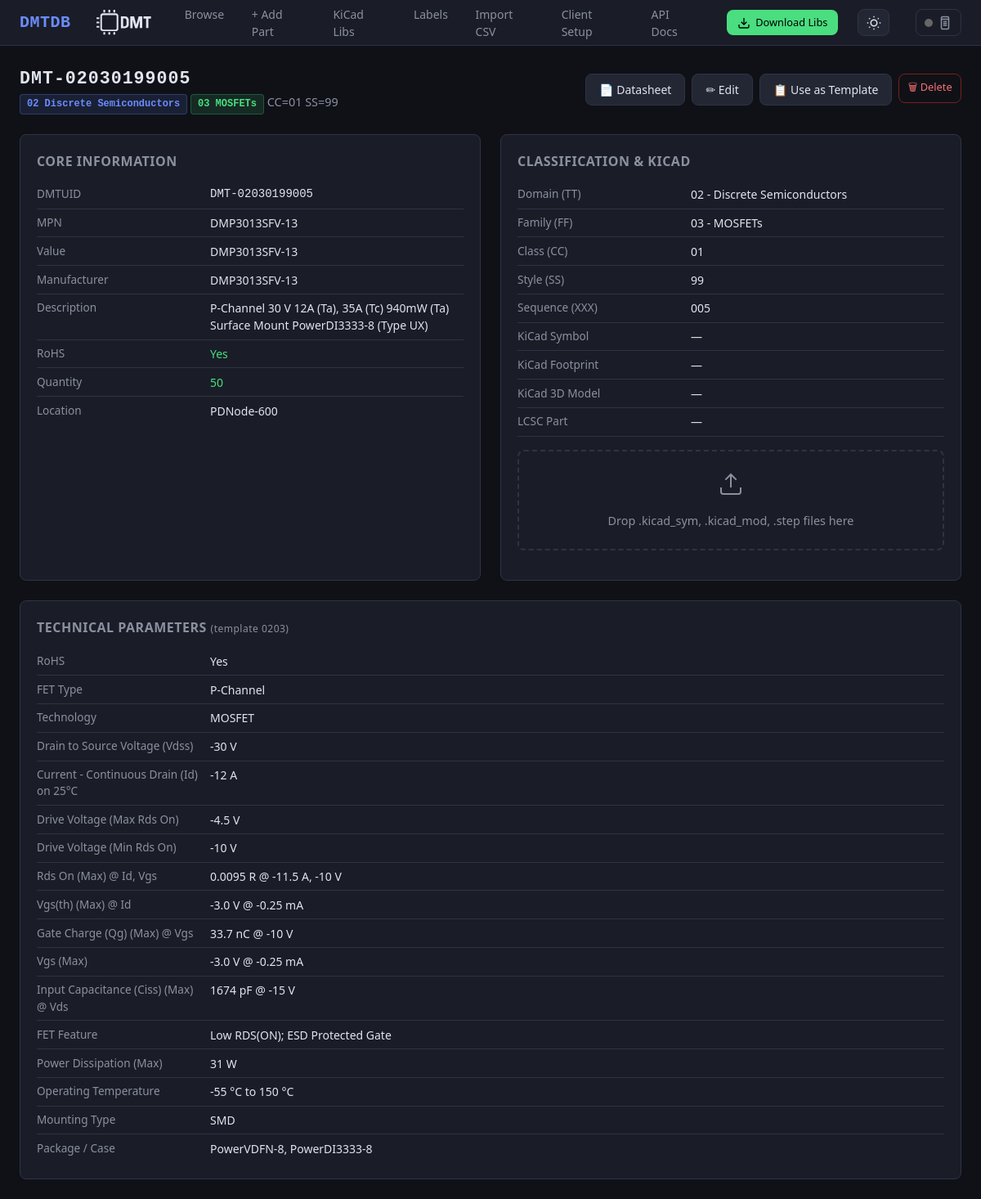
The app's page /part/DMT-02030199005 with its own data.
### db/models.py (models this page shows, shortened)
class Base(DeclarativeBase):
    pass

class Part(Base):
    __tablename__ = "parts"
    dmtuid = Column(String(20), primary_key=True)               # DMT-TTFFCCSSXXX
    tt  = Column(String(2), nullable=False, index=True)
    ff  = Column(String(2), nullable=False, index=True)
    cc  = Column(String(2), nullable=False, index=True)
    ss  = Column(String(2), nullable=False, index=True)
    xxx = Column(String(3), nullable=False)
    mpn          = Column(String(200), index=True, default="")
    manufacturer = Column(String(200), index=True, default="")
    value        = Column(String(200), index=True, default="")
    description  = Column(Text, default="")
    quantity     = Column(String(50), default="")
    location     = Column(String(200), default="")
    datasheet    = Column(Text, default="")
    distributor  = Column(Text, default="")
    kicad_symbol    = Column(String(300), default="")
    kicad_footprint = Column(String(300), default="")
    kicad_libref    = Column(String(300), default="")
    kicad_3dmodel   = Column(String(300), default="")
    extra_json = Column(Text, default="{}")
    notes      = Column(Text, default="")
    created_at = Column(DateTime, default=lambda: datetime.now(timezone.utc))
    updated_at = Column(DateTime, default=lambda: datetime.now(timezone.utc),
                        onupdate=lambda: datetime.now(timezone.utc))
    fields = relationship(
        "PartField", back_populates="part",
        cascade="all, delete-orphan", lazy="selectin",
    )
    __table_args__ = (
        Index("ix_ttffccss", "tt", "ff", "cc", "ss"),
    )

class PartField(Base):
    __tablename__ = "part_fields"
    id         = Column(Integer, primary_key=True, autoincrement=True)
    dmtuid     = Column(String(20),
                        ForeignKey("parts.dmtuid", ondelete="CASCADE"),
                        nullable=False, index=True)
    field_name = Column(String(200), nullable=False)
    field_value = Column(Text, nullable=False, default="")
    part = relationship("Part", back_populates="fields")
    __table_args__ = (
        Index("ix_field_lookup", "dmtuid", "field_name"),
    )

### ui/routes_detail.py (the view)
@ui_bp.route("/part/<dmtuid>")
def part_detail(dmtuid: str):
    session = get_session()
    try:
        part = PartsService.get(session, dmtuid)
        if not part:
            abort(404)
        template = get_fields(part.tt, part.ff)
        return render_template(
            "detail.html",
            part=part,
            template=template,
            domain_name=domain_name,
            family_name=family_name,
        )
    finally:
        session.close()

### db/engine.py (called while the page is built)
def get_session() -> Session:
    if _SessionLocal is None:
        raise RuntimeError("Database not initialised - call init_db() first")
    return _SessionLocal()

### schema/loader.py (called while the page is built)
def domain_name(tt: str) -> str:
    return _domain_map.get(tt, "Unknown")

def family_name(tt: str, ff: str) -> str:
    return _family_map.get(f"{tt}{ff}", "Unknown")

### schema/templates.py (called while the page is built)
def get_fields(tt: str, ff: str) -> Optional[list[str]]:
    return _templates.get(f"{tt}{ff}")

### services/parts_service.py (called while the page is built)
    @staticmethod
    def get(session: Session, dmtuid: str) -> Part | None:
        return session.get(Part, dmtuid.upper())

### templates/detail.html (shortened to what this page needs)
{% extends "base.html" %}
{% block content %}
<div class="page-header">
  <div>
    <h1 style="font-family:var(--mono); letter-spacing:1px;">{{ part.dmtuid }}</h1>
    <span class="subtitle">
      <span class="badge badge-domain">{{ part.tt }} {{ domain_name(part.tt) }}</span>
      <span class="badge badge-family">{{ part.ff }} {{ family_name(part.tt, part.ff) }}</span>
      CC={{ part.cc }} SS={{ part.ss }}
    </span>
  </div>
  <div style="display:flex; gap:.5rem;">
    {% if part.datasheet %}
    {% if part.datasheet.startswith('http') %}
    <a href="{{ part.datasheet }}" target="_blank" rel="noopener" class="btn btn-secondary">📄 Datasheet</a>
    {% else %}
    <a href="/datasheets/{{ part.datasheet }}" target="_blank" rel="noopener" class="btn btn-secondary">📄 Datasheet</a>
    {% endif %}
    {% endif %}
    <a href="/part/{{ part.dmtuid }}/edit" class="btn btn-secondary">✏ Edit</a>
    <a href="/part/add?template={{ part.dmtuid }}" class="btn btn-secondary"
      title="Create new part using this as template">📋 Use as Template</a>
    <form method="post" action="/part/{{ part.dmtuid }}/delete" onsubmit="return confirm('Delete {{ part.dmtuid }}?');"
      style="display:inline;">
      <button type="submit" class="btn btn-danger btn-sm">🗑 Delete</button>
    </form>
  </div>
</div>
<div class="detail-grid">
  <div class="detail-card">
    <h2>Core Information</h2>
    <div class="field-row"><span class="field-label">DMTUID</span><span class="field-value"
        style="font-family:var(--mono)">{{ part.dmtuid }}</span></div>
    <div class="field-row"><span class="field-label">MPN</span><span class="field-value">{{ part.mpn or '—' }}</span>
    </div>
    <div class="field-row"><span class="field-label">Value</span><span class="field-value">{{ part.value or '—'
        }}</span></div>
    <div class="field-row"><span class="field-label">Manufacturer</span><span class="field-value">{{ part.manufacturer
        or '—' }}</span></div>
    <div class="field-row"><span class="field-label">Description</span><span class="field-value">{{ part.description or
        '—' }}</span></div>
    {% set rohs_val = namespace(value='—') %}
    {% for f in part.fields if f.field_name == 'RoHS' %}{% set rohs_val.value = f.field_value %}{% endfor %}
    <div class="field-row"><span class="field-label">RoHS</span><span class="field-value"
        style="{% if rohs_val.value in ['Yes', 'YES', 'Compliant', 'COMPLIANT'] %}color:var(--green);{% elif rohs_val.value in ['No', 'NO', 'Non-Compliant'] %}color:var(--red);{% endif %}">{{
        rohs_val.value }}</span></div>
    <div class="field-row"><span class="field-label">Quantity</span><span class="field-value"
        style="color:var(--green);">{{ part.quantity or '—' }}</span></div>
    <div class="field-row"><span class="field-label">Location</span><span class="field-value">{{ part.location or '—'
        }}</span></div>
  </div>
  <div class="detail-card">
    <h2>Classification & KiCad</h2>
    <div class="field-row"><span class="field-label">Domain (TT)</span><span class="field-value">{{ part.tt }} - {{
        domain_name(part.tt) }}</span></div>
    <div class="field-row"><span class="field-label">Family (FF)</span><span class="field-value">{{ part.ff }} - {{
        family_name(part.tt, part.ff) }}</span></div>
    <div class="field-row"><span class="field-label">Class (CC)</span><span class="field-value">{{ part.cc }}</span>
    </div>
    <div class="field-row"><span class="field-label">Style (SS)</span><span class="field-value">{{ part.ss }}</span>
    </div>
    <div class="field-row"><span class="field-label">Sequence (XXX)</span><span class="field-value">{{ part.xxx
        }}</span></div>
    <div class="field-row"><span class="field-label">KiCad Symbol</span><span class="field-value" id="kicad-symbol">{{
        part.kicad_symbol
        or '—' }}</span></div>
    <div class="field-row"><span class="field-label">KiCad Footprint</span><span class="field-value"
        id="kicad-footprint">{{
        part.kicad_footprint or '—' }}</span></div>
    <div class="field-row"><span class="field-label">KiCad 3D Model</span><span class="field-value"
        id="kicad-3dmodel">{{
        part.kicad_3dmodel or '—' }}</span></div>
    <div class="field-row"><span class="field-label">LCSC Part</span><span class="field-value" id="kicad-lcsc">{{
        part.kicad_libref
        or '—' }}</span></div>
    {% set rohs_data = 'YES' %}
    {% for f in part.fields if f.field_name == 'RoHS' %}{% set rohs_data = f.field_value %}{% endfor %}
    <div id="kicadDropzone" class="kicad-dropzone" data-dmtuid="{{ part.dmtuid }}" data-mpn="{{ part.mpn or '' }}"
      data-value="{{ part.value or '' }}" data-footprint="{{ part.kicad_footprint or '' }}"
      data-datasheet="{{ part.datasheet or '' }}" data-description="{{ part.description or '' }}"
      data-manufacturer="{{ part.manufacturer or '' }}" data-rohs="{{ rohs_data }}">
      <svg width="32" height="32" viewBox="0 0 24 24" fill="none" stroke="currentColor" stroke-width="1.5">
        <path d="M21 15v4a2 2 0 0 1-2 2H5a2 2 0 0 1-2-2v-4" />
        <polyline points="17 8 12 3 7 8" />
        <line x1="12" y1="3" x2="12" y2="15" />
      </svg>
      <p>Drop .kicad_sym, .kicad_mod, .step files here</p>
    </div>
  </div>
  {% if part.fields %}
  <div class="detail-card" style="grid-column: 1 / -1;">
    <h2>Technical Parameters
      {% if template %}
      <span style="font-weight:400; font-size:.75rem; color:var(--text-dim); text-transform:none;"> (template {{ part.tt
        }}{{ part.ff }})</span>
      {% endif %}
    </h2>
    {% for f in part.fields %}
    <div class="field-row">
      <span class="field-label">{{ f.field_name }}</span>
      <span class="field-value">{{ f.field_value }}</span>
    </div>
    {% endfor %}
  </div>
  {% endif %}
</div>
{% endblock %}

### static/css/style.css (style rules this page uses)
:root { --bg: #0f1117; --surface: #1a1d27; --surface2: #232734; --border: #2e3345; --text: #e1e4ed; --text-dim: #8b90a0; --accent: #6c8cff; --accent-hover: #8aa4ff; --green: #4ade80; --red: #f87171; --yellow: #fbbf24; --orange: #fb923c; --radius: 8px; --font: 'Segoe UI', system-ui, -apple-system, sans-serif; --mono: 'JetBrains Mono', 'Fira Code', 'Consolas', monospace; --card: var(--surface); --hover: var(--surface2); }
*, *::before, *::after { box-sizing: border-box; margin: 0; padding: 0; }
body { font-family: var(--font); background: var(--bg); color: var(--text); line-height: 1.5; }
.btn { display: inline-flex; align-items: center; gap: .4rem; padding: .5rem 1rem; border-radius: var(--radius); font-size: .875rem; font-weight: 500; text-decoration: none; border: 1px solid var(--border); cursor: pointer; transition: all .15s; font-family: var(--font); }
.btn-secondary { background: var(--surface2); color: var(--text); }
.btn-danger { background: transparent; color: var(--red); border-color: #7f1d1d; }
.btn-sm { padding: .35rem .65rem; font-size: .8rem; }
.detail-grid { display: grid; grid-template-columns: 1fr 1fr; gap: 1.5rem; }
.detail-card { background: var(--surface); border: 1px solid var(--border); border-radius: var(--radius); padding: 1.25rem; }
.detail-card h2 { font-size: 1rem; color: var(--text-dim); margin-bottom: .75rem; text-transform: uppercase; letter-spacing: .5px; font-weight: 600; }
.field-row { display: flex; gap: .75rem; padding: .4rem 0; border-bottom: 1px solid var(--border); }
.field-row:last-child { border-bottom: none; }
.field-label { flex: 0 0 200px; color: var(--text-dim); font-size: .85rem; }
.field-value { flex: 1; font-size: .875rem; word-break: break-word; }
.kicad-dropzone { border: 2px dashed var(--border); border-radius: var(--radius); padding: 1.25rem; text-align: center; margin-bottom: 1rem; transition: all .2s; color: var(--text-dim); }
.kicad-dropzone svg { margin-bottom: .25rem; }
.kicad-dropzone p { font-size: .85rem; margin: 0; }
.page-header { display: flex; align-items: center; justify-content: space-between; margin-bottom: 1.5rem; flex-wrap: wrap; gap: .75rem; }
.page-header h1 { font-size: 1.35rem; font-weight: 700; }
.page-header .subtitle { color: var(--text-dim); font-size: .9rem; }
.badge { display: inline-block; padding: .15rem .5rem; border-radius: 4px; font-size: .75rem; font-weight: 600; font-family: var(--mono); }
.badge-domain { background: #6c8cff20; color: var(--accent); border: 1px solid #6c8cff40; }
.badge-family { background: #4ade8020; color: var(--green); border: 1px solid #4ade8040; }

### templates/detail.html (style rules this page uses)
.kicad-dropzone { margin-top: 1rem; padding: 1.5rem; border: 2px dashed var(--border); border-radius: 8px; text-align: center; cursor: pointer; transition: all 0.2s ease; background: var(--surface); color: var(--text-dim); }
.kicad-dropzone p { margin: 0.5rem 0 0 0; font-size: 0.9rem; }

### records on screen
Part: dmtuid "DMT-02030199005", tt "02", tt "Discrete Semiconductors", ff "03", tt+ff "MOSFETs", cc "01", ss "99", mpn "DMP3013SFV-13", value "DMP3013SFV-13", manufacturer "DMP3013SFV-13", description "P-Channel 30 V 12A (Ta), 35A (Tc) 940mW (Ta) Surface Mount PowerDI3333-8 (Type UX)", quantity "50", location "PDNode-600", xxx "005", kicad_symbol "—", kicad_footprint "—", kicad_3dmodel "—", kicad_libref "—"
PartField: value "Yes", field_name "RoHS", field_value "Yes"
PartField: field_name "FET Type", field_value "P-Channel"
PartField: field_name "Technology", field_value "MOSFET"
PartField: field_name "Drain to Source Voltage (Vdss)", field_value "-30 V"
PartField: field_name "Current - Continuous Drain (Id) on 25°C", field_value "-12 A"
PartField: field_name "Drive Voltage (Max Rds On)", field_value "-4.5 V"
PartField: field_name "Drive Voltage (Min Rds On)", field_value "-10 V"
PartField: field_name "Rds On (Max) @ Id, Vgs", field_value "0.0095 R @ -11.5 A, -10 V"
PartField: field_name "Vgs(th) (Max) @ Id", field_value "-3.0 V @ -0.25 mA"
PartField: field_name "Gate Charge (Qg) (Max) @ Vgs", field_value "33.7 nC @ -10 V"
PartField: field_name "Vgs (Max)", field_value "-3.0 V @ -0.25 mA"
PartField: field_name "Input Capacitance (Ciss) (Max) @ Vds", field_value "1674 pF @ -15 V"
PartField: field_name "FET Feature", field_value "Low RDS(ON); ESD Protected Gate"
PartField: field_name "Power Dissipation (Max)", field_value "31 W"
PartField: field_name "Operating Temperature", field_value "-55 °C to 150 °C"
PartField: field_name "Mounting Type", field_value "SMD"
PartField: field_name "Package / Case", field_value "PowerVDFN-8, PowerDI3333-8"
